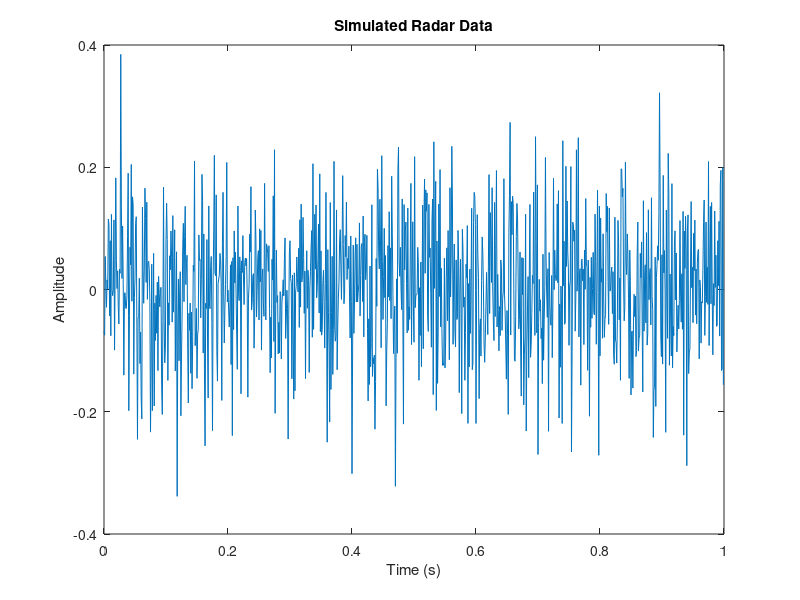
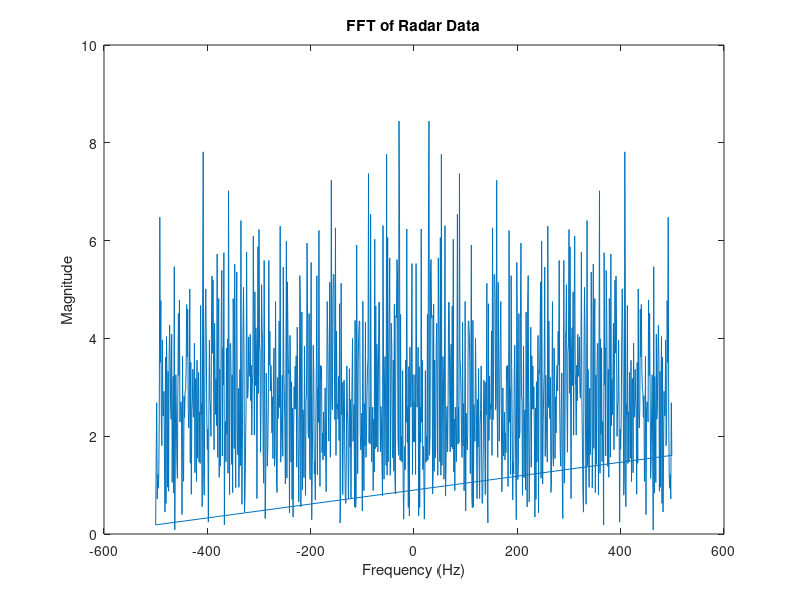
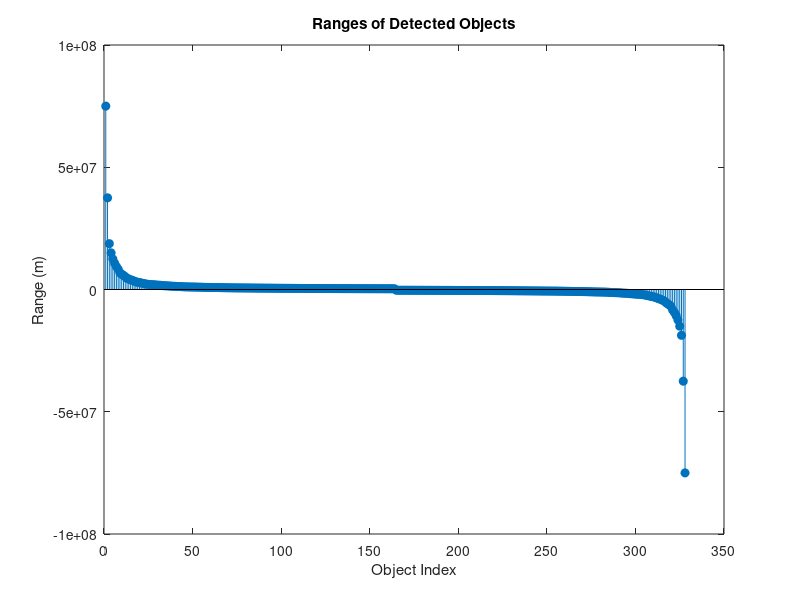

Source code (MATLAB) for these figures, in order:
clear,clc,close
% Define parameters
Fs = 1000; % Sampling frequency (Hz)
T = 1; % Duration of signal (s)
t = 0:1/Fs:T-1/Fs; % Time vector

% Generate low-amplitude background signal
background_signal = 0.1 * randn(size(t)); % Low-amplitude random noise

% Generate echoes for the two objects at different ranges
range1 = 50; % Range of object 1 (m)
range2 = 100; % Range of object 2 (m)

% Generate echoes for the two objects
echo1 = exp(-(t - 2*range1/(3e8)).^2 / (2*(1/(3e8))^2)); % Gaussian pulse for object 1
echo2 = exp(-(t - 2*range2/(3e8)).^2 / (2*(1/(3e8))^2)); % Gaussian pulse for object 2

% Combine the echoes with the background to simulate radar data
signal = background_signal + echo1 + echo2;

% Plot the simulated radar data
figure;
plot(t, signal);
title('Simulated Radar Data');
xlabel('Time (s)');
ylabel('Amplitude');

% Perform FFT to convert signal to frequency domain
fft_signal = fft(signal);
frequencies = fftshift((-length(signal)/2:length(signal)/2-1)*(Fs/length(signal)));

% Plot FFT of radar signal
figure;
plot(frequencies, abs(fft_signal));
title('FFT of Radar Data');
xlabel('Frequency (Hz)');
ylabel('Magnitude');

% Find peaks corresponding to object ranges
[~, peak_locs] = findpeaks(abs(fft_signal)); % Find all peaks

if ~isempty(peak_locs) % Check if peaks are found
    % Extract peak frequencies
    peak_frequencies = frequencies(peak_locs);

    % Calculate ranges of the objects
    speed_of_light = 3e8; % Speed of light (m/s)
    range_objects = speed_of_light ./ (2 * peak_frequencies);

    % Plot the ranges of the objects
    figure;
    stem(1:numel(range_objects), range_objects, 'filled');
    title('Ranges of Detected Objects');
    xlabel('Object Index');
    ylabel('Range (m)');
else
    disp('No peaks detected in the FFT signal.');
end
